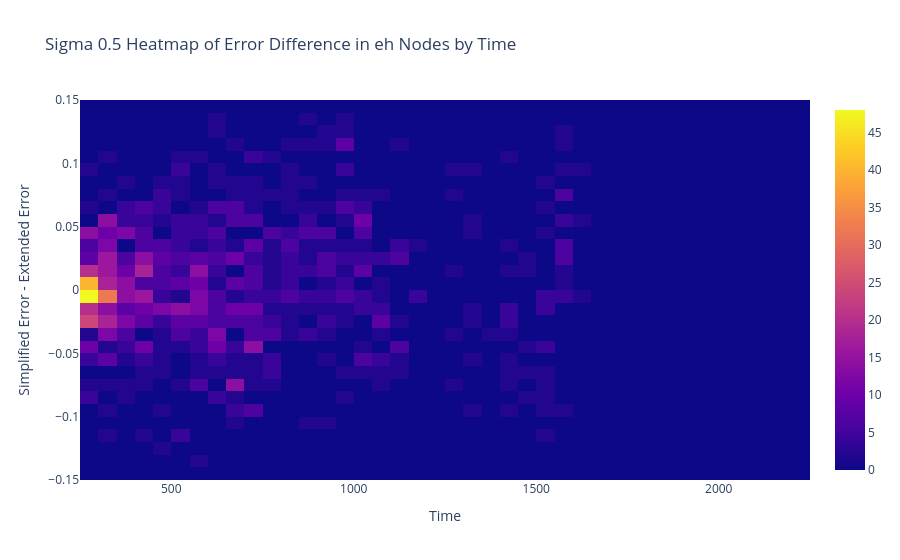

Notebook code cell kept with this figure:
### Code cell
heat_map(S0_5_R1_unary, S0_5_R1_static, "eh")

### Figure 1 — Plotly figure (JSON) as saved in the notebook; plotly's stock layout.template omitted (floating-point values rounded to 4 significant figures; data arrays with more than 128 entries replaced by an {"elided": "..."} marker saying what was removed)
{"data": [{"autobinx": false, "autobiny": false, "histnorm": "density", "type": "histogram2d", "x": {"elided": "6755 float values"}, "xbins": {"end": 2250, "size": 50, "start": 250}, "y": {"elided": "6755 float values"}, "ybins": {"end": 0.15, "size": 0.01, "start": -0.15}}], "layout": {"title": {"text": "Sigma 0.5 Heatmap of Error Difference in eh Nodes by Time"}, "xaxis": {"title": {"text": "Time"}}, "yaxis": {"title": {"text": "Simplified Error - Extended Error"}}}}
